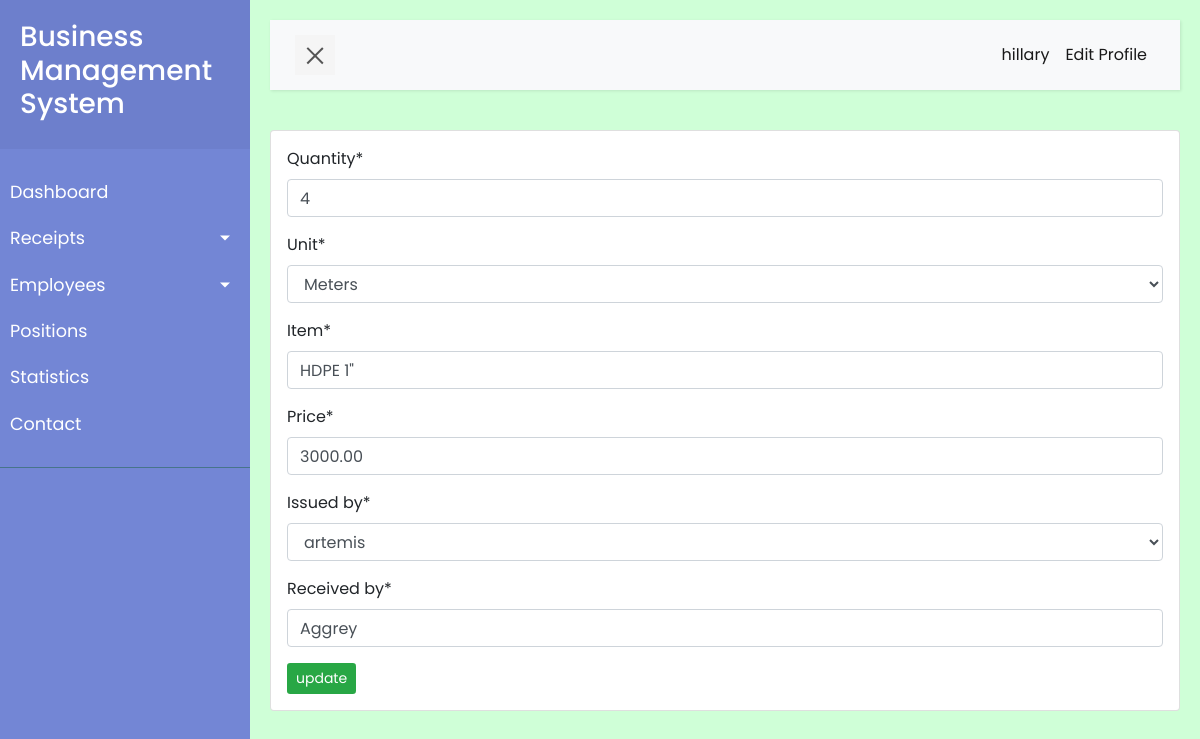
Screenshot of /invoice_update/1/ (signed in) with the database file from the repository.
### records/models.py (models this page shows, shortened)
class InvoiceReceipt(models.Model):
    date = models.DateTimeField(auto_now_add=True)
    quantity = models.IntegerField()
    unit = models.CharField(max_length=100, choices=UNIT_OF_QUANTITY, default='Pieces')
    item = models.CharField(max_length=255)
    price = models.DecimalField(max_digits=10, decimal_places=2)
    total = models.FloatField(default=0)
    issued_by = models.ForeignKey(Employee, on_delete=models.SET_NULL, null=True)
    received_by = models.CharField(max_length=255)

### records/views.py (the view)
# urls.py: path('invoice_update/<int:pk>/', views.invoice_update, name="invoice_update"),
def invoice_update(request, pk):
    c = InvoiceReceipt.objects.get(id=pk)
    form = InvoiceReceiptForm(instance=c)
    if request.method == 'POST':
        form = InvoiceReceiptForm(request.POST,instance=c)
        if form.is_valid():
            form.save()
        messages.success(request,(f'Element {pk} updated successfully'))
        return redirect('add_invoice')
    context = {'form':form}
    return render(request, 'records/receipts/update/invoice_edit.html', context)

### records/forms.py
class InvoiceReceiptForm(forms.ModelForm):
    class Meta:
        model = InvoiceReceipt
        fields = ['quantity','unit','item','price','issued_by','received_by']

### management/models.py (called while the page is built)
    def __str__(self):
        return self.user.username

### records/templates/records/receipts/update/invoice_edit.html (shortened to what this page needs)
{% extends 'base.html' %}
{% load crispy_forms_tags %}
{% block content %}
<div class="container card p-3">
  <form method='POST' action="">
    {{ form|crispy }}
    <button class="btn btn-sm bg-success text-white" type="submit">update</button>
    </form>
  </div>
{% endblock content %}

### templates/base.html (shortened to what this page needs)
<!DOCTYPE html>
<html>
{% load static %}
<head>
    <link rel="stylesheet" href="https://cdn.jsdelivr.net/npm/bootstrap@4.6.2/dist/css/bootstrap.min.css">
    <link rel="stylesheet" href="{% static 'css/style5.css' %}">
</head>
<body>
    {% if user.is_authenticated %}
    <div class="wrapper">
        <nav id="sidebar">
            <div class="sidebar-header">
                <h3>Business Management System</h3>
            </div>
            <ul class="list-unstyled components">
                <li>
                    <a href="{% url 'dashboard' %}">Dashboard</a>
                    <a href="#pageSubmenu" data-toggle="collapse" aria-expanded="false" class="dropdown-toggle">Receipts</a>
                    <a href="#submenu" data-toggle="collapse" aria-expanded="false" class="dropdown-toggle">Employees</a>
                </li>
                <li>
                    <a href="{% url 'position' %}">Positions</a>
                </li>
                <li>
                    <a href="{% url 'cash_stats' %}">Statistics</a>
                </li>
                <li>
                    <a href="#">Contact</a>
                </li>
            </ul>
        </nav>
        <div id="content">
            <nav class="navbar navbar-expand-lg navbar-light bg-light">
                <div class="container-fluid">
                    <button type="button" id="sidebarCollapse" class="navbar-btn">
                        <span></span>
                    </button>
                    <div class="collapse navbar-collapse" id="navbarSupportedContent">
                        <ul class="nav navbar-nav ml-auto">
                            <li class="nav-item active">
                               <a class="nav-link" href="#">{{user.username}}</i></a>
                            </li>
                            <li class="nav-item active">
                                <a class="nav-link" href="{% url 'profile_edit' %}">Edit Profile </i></a>
                             </li>
                        </ul>
                    </div>
                </div>
            </nav>
            {% block content %}{% endblock content %}
        </div>
    </div>
    {% endif %}
</body>
</html>

### static/css/style5.css (style rules this page uses)
body { font-family: 'Poppins', sans-serif; background: #cfffd7; }
a, a:hover, a:focus { color: inherit; text-decoration: none; transition: all 0.3s; }
.navbar { padding: 15px 10px; background: #fff; border: none; border-radius: 0; margin-bottom: 40px; box-shadow: 1px 1px 3px rgba(0, 0, 0, 0.1); }
.navbar-btn { box-shadow: none; outline: none !important; border: none; }
.wrapper { display: flex; width: 100%; align-items: stretch; perspective: 1500px; }
#sidebar { min-width: 250px; max-width: 250px; background: #7386D5; color: #fff; transition: all 0.6s cubic-bezier(0.945, 0.020, 0.270, 0.665); transform-origin: bottom left; }
#sidebar .sidebar-header { padding: 20px; background: #6d7fcc; }
#sidebar ul.components { padding: 20px 0; border-bottom: 1px solid #47748b; }
#sidebar ul li a { padding: 10px; font-size: 1.1em; display: block; }
a[data-toggle="collapse"] { position: relative; }
.dropdown-toggle::after { display: block; position: absolute; top: 50%; right: 20px; transform: translateY(-50%); }
#content { width: 100%; padding: 20px; min-height: 100vh; transition: all 0.3s; }
#sidebarCollapse { width: 40px; height: 40px; background: #f5f5f5; cursor: pointer; }
#sidebarCollapse span { width: 80%; height: 2px; margin: 0 auto; display: block; background: #555; transition: all 0.8s cubic-bezier(0.810, -0.330, 0.345, 1.375); transition-delay: 0.2s; }
#sidebarCollapse span:last-of-type { transform: rotate(-45deg) translate(1px, -1px); }

### rows the page displays
InvoiceReceipt: quantity "4", unit "Meters", item "HDPE 1\"", price "3000.00", issued_by "artemis", received_by "Aggrey"

### other values shown
{{ user.username }} "hillary"
